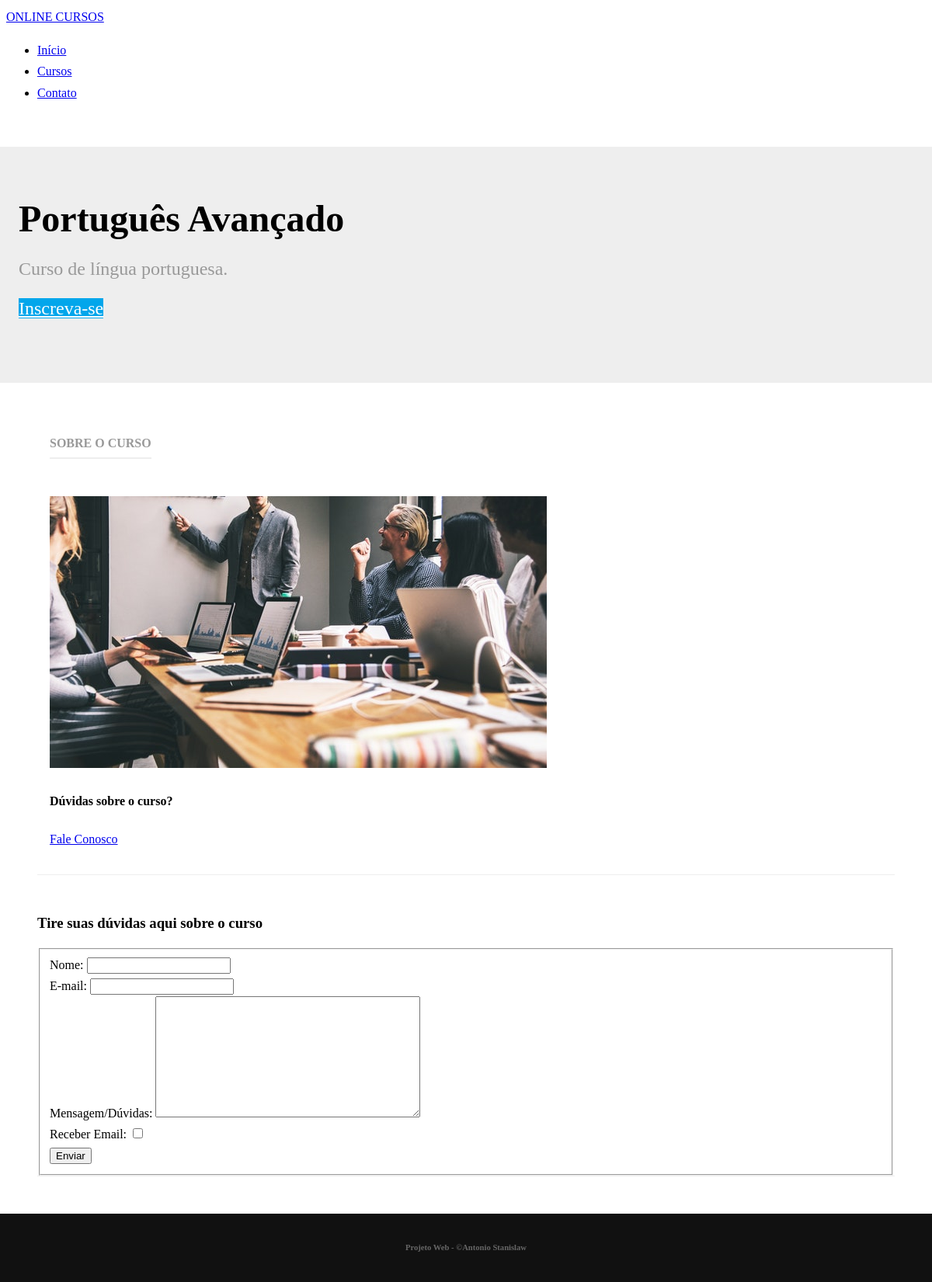
/cursos/PA/, run on an earlier commit of the app's database.
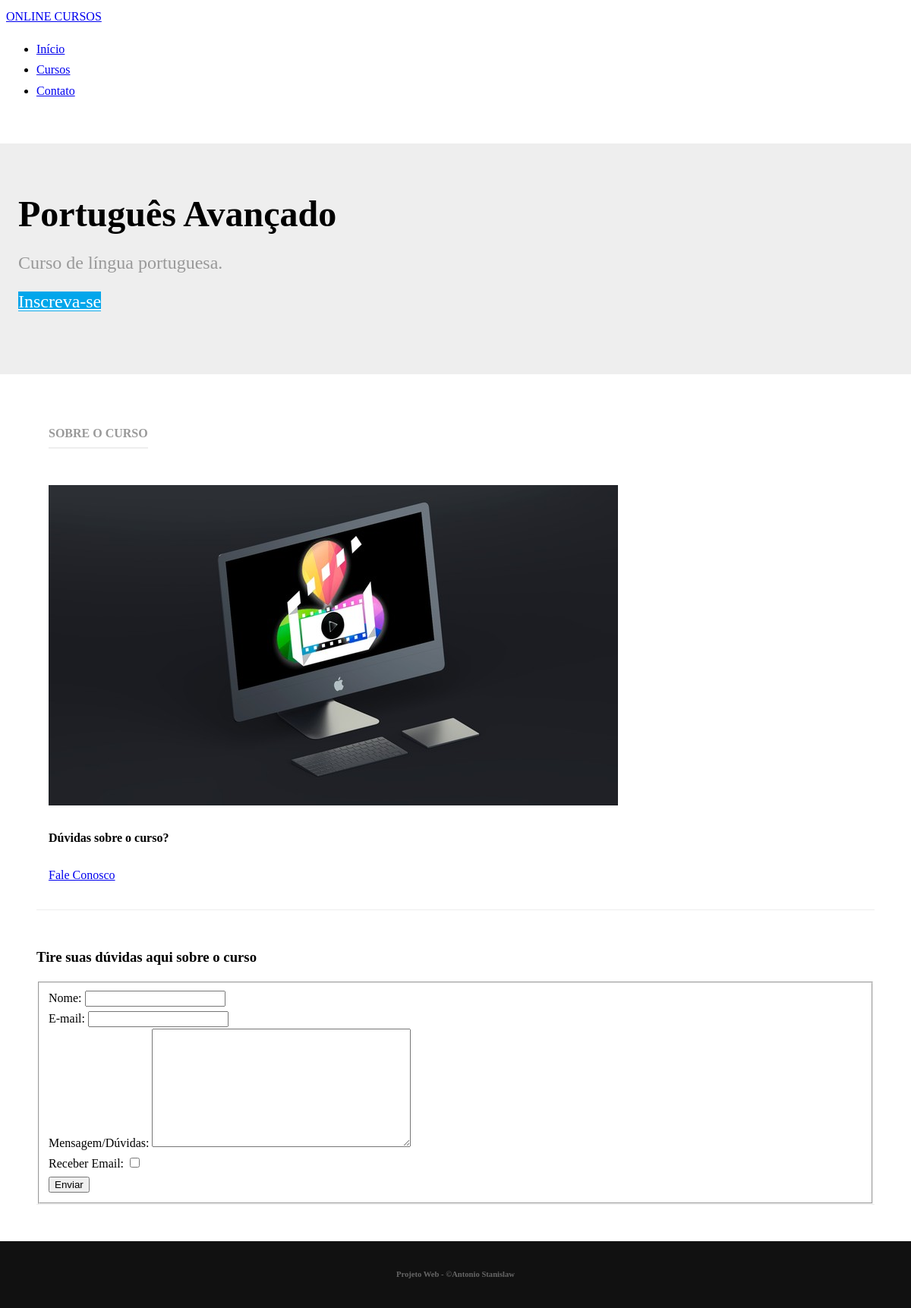
And on a later commit of the database.
### cursos/models.py (models this page shows, shortened)
class Curso(models.Model):
    name = models.CharField("Nome", max_length=100)
    slug = models.SlugField("Apreviação")
    description = models.TextField("Descrição")
    about = models.TextField("Sobre o curso", blank=True)
    start_date = models.DateField("Data de Inicio", null=True, blank=True)
    image = models.ImageField(upload_to='cursos/images', verbose_name="Imagem", null=True, blank=True)
    created_at = models.DateTimeField("Criado em", auto_now_add=True)
    updated_at = models.DateTimeField("Atualizado em", auto_now=True)
    def __str__(self):
        return self.name
    class Meta():
        verbose_name = "Curso"
        verbose_name_plural = "Cursos"
        ordering = ['name']

### cursos/views.py (the view)
# urls.py: re_path(r'^(?P<slug>[\w-]+)/$', detalhe, name = 'detalhe'),
def detalhe(request, slug):
    curso = get_object_or_404(Curso, slug=slug)
    context = {}
    if request.method == 'POST':
        form = ContatoCurso(request.POST)
        if form.is_valid():
            context['is_valid'] = True
            form = ContatoCurso()
    else:
        form = ContatoCurso()
    context['form'] = form
    context['curso'] = curso
    template_name = 'layout/detalhe.html'
    return render(request, template_name, context)

### cursos/forms.py
class ContatoCurso(forms.Form):
    name = forms.CharField(label='Nome', max_length=100)
    email = forms.EmailField(label='E-mail')
    message = forms.CharField(
        label='Mensagem/Dúvidas', widget=forms.Textarea
    )
    question = forms.BooleanField(label='Receber Email', required=False)

### cursos/templates/layout/detalhe.html (shortened to what this page needs)
{% extends "layout/base.html" %}
{% load static %}
{% block content %}
<div class="splash">
    <div class="pure-g-r">
        <div class="pure-u-1">
            <div class="l-box splash-text">
                <h1 class="splash-head">
                    {{ curso }}
                </h1>
                <h2 class="splash-subhead">
                    {{ curso.description }}
                </h2>
                <p>
                    <a href="#" class="pure-button primary-button">Inscreva-se</a>
                </p>
            </div>
        </div>
    </div>
</div>
<div class="pure-g-r content-ribbon">
    <div class="pure-u-2-3">
        <div class="l-box">
            <h4 class="content-subhead">Sobre o Curso</h4>
        </div>
    </div>
    <div class="pure-u-1-3">
        <div class="l-box">
            {% if curso.image %}
            <img src="{{ curso.image.url }}" alt="{{curso.name}}" />
            {% else %}
            <img src="{% static 'mysite/img/imagem_padrao.png' %}" alt="{{curso.name}}" />
            {% endif %}
            <h4>Dúvidas sobre o curso?</h4>
            <p>
                <a href="#contato" title="" class="pure-button">Fale Conosco</a>
            </p>
        </div>
    </div>
</div>
<div class="pure-g-r content-ribbon" id="contato">
    <div class="pure-u-1">
        <h3>
            Tire suas dúvidas aqui sobre o curso
        </h3>
        <form action="#contato" class="pure-form pure-form-aligned" method="POST">
            <fieldset>
                {% for field in form %}
                <div class="pure-control-group">
                    {{ field.label_tag }}
                    {{ field }}
                </div>
                {% endfor %}
                <div class="pure-controls">
                    <button type="submit" class="pure-button pure-button-primary">Enviar</button>
                </div>
            </fieldset>
        </form>
    </div>
</div>
{% endblock %}

What changed in the data, as far as the page shows it:
changed Curso "Português Avançado": image: picture removed
